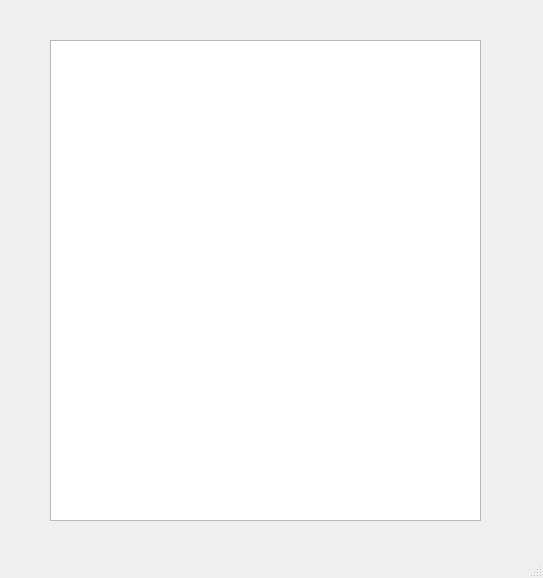
<?xml version="1.0" encoding="UTF-8"?>
<ui version="4.0">
 <class>MainWindow</class>
 <widget class="QMainWindow" name="MainWindow">
  <property name="geometry">
   <rect>
    <x>0</x>
    <y>0</y>
    <width>543</width>
    <height>578</height>
   </rect>
  </property>
  <property name="windowTitle">
   <string>MainWindow</string>
  </property>
  <widget class="QWidget" name="centralwidget">
   <widget class="CoolTextEdit" name="textEdit">
    <property name="geometry">
     <rect>
      <x>50</x>
      <y>40</y>
      <width>431</width>
      <height>481</height>
     </rect>
    </property>
   </widget>
  </widget>
  <widget class="QMenuBar" name="menubar">
   <property name="geometry">
    <rect>
     <x>0</x>
     <y>0</y>
     <width>543</width>
     <height>20</height>
    </rect>
   </property>
  </widget>
  <widget class="QStatusBar" name="statusbar"/>
 </widget>
 <customwidgets>
  <customwidget>
   <class>CoolTextEdit</class>
   <extends>QTextEdit</extends>
   <header location="global">cooltextedit.h</header>
  </customwidget>
 </customwidgets>
 <resources/>
 <connections/>
</ui>
